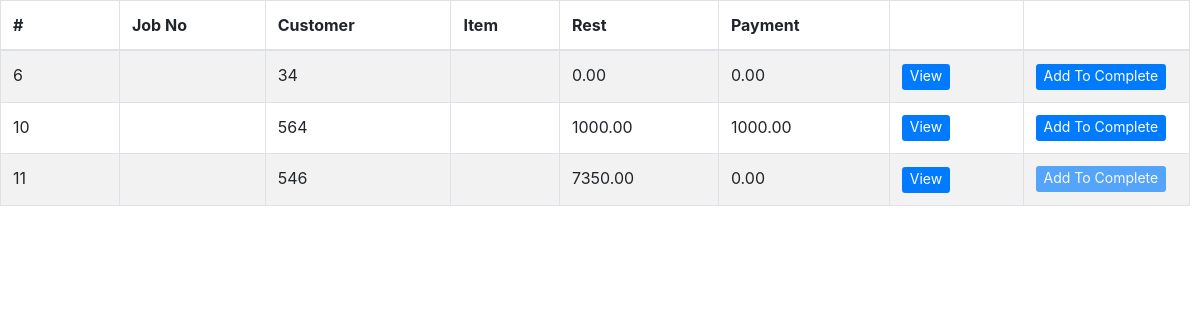
Page /tables/dispatch_table.php (signed in) on the earlier database version.
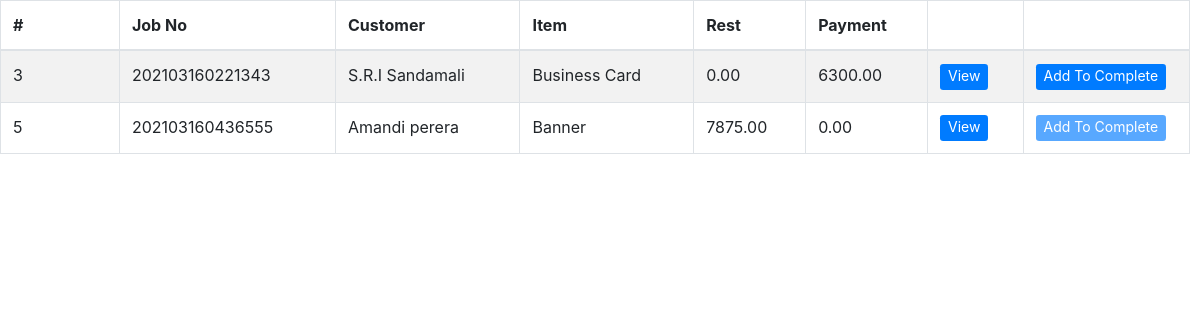
Same page on the later database version.
### tables this page shows
CREATE TABLE `jobs` (
  `id` int(11) NOT NULL,
  `job_no` varchar(100) NOT NULL,
  `customer` varchar(400) NOT NULL,
  `channel` varchar(100) NOT NULL,
  `job_type` varchar(100) NOT NULL,
  `product` varchar(100) NOT NULL,
  `category` varchar(100) NOT NULL,
  `material` varchar(64) NOT NULL,
  `size` varchar(50) NOT NULL,
  `bind` varchar(50) NOT NULL,
  `colour` text NOT NULL,
  `user_description` varchar(250) NOT NULL,
  `date` date NOT NULL,
  `quantity` decimal(10,2) NOT NULL,
  `unit_price` decimal(10,2) NOT NULL,
  `budget` decimal(10,2) NOT NULL,
  `discount` decimal(10,2) NOT NULL DEFAULT '0.00',
  `discounted` decimal(10,2) NOT NULL,
  `ad_pay_amount` decimal(10,2) NOT NULL,
  `rest` decimal(10,2) NOT NULL,
  `admin_description` varchar(250) NOT NULL,
  `state` enum('request','design','production','reject','QA','complete','dispatch') NOT NULL,
  `accepted_by` varchar(100) NOT NULL,
  `designed_by` varchar(150) NOT NULL,
  `production_by` varchar(150) NOT NULL,
  `checked_by` varchar(100) NOT NULL,
  `failed_reason` varchar(255) NOT NULL,
  `cash` decimal(10,2) NOT NULL,
  `change_amt` decimal(10,2) NOT NULL,
  `payment` decimal(10,2) NOT NULL,
  `dispatch_day` varchar(100) NOT NULL,
  `dispatch_year` varchar(10) NOT NULL,
  `dispatch_month` varchar(10) NOT NULL,
  `dispatched_by` varchar(150) NOT NULL
);

### tables/dispatch_table.php (the view, shortened to what this page needs)
<!DOCTYPE html>
<html>
<head>
</head>
<body>
      <?php
       require '../include/config.php';
       $view_status ="dispatch";
      if(isset($_POST["query"]))
      {
         $search =$_POST["query"];
         $query = "SELECT * FROM jobs WHERE state='$view_status' AND id LIKE '%".$search."%' ";
      }
      else
      {
         $query = "SELECT * FROM jobs WHERE state='$view_status'";
      }
      $result = mysqli_query($conn ,$query);
      if(mysqli_num_rows($result)>0)
      {
        ?>
     <div class="tablealign">
     <?php include('../include/head.php'); ?>
      <table id="example" class="table table-striped table-bordered" style="width:100%">
       <thead>
        <tr>
         <th>#</th>
         <th>Job No</th>
         <th>Customer</th>
         <th>Item</th>
         <th>Rest</th>
         <th>Payment</th>
         <th></th>
         <th style="width: 14%;"></th>
        </tr>
       </thead>
       <tbody>
       <?php
       while($row = mysqli_fetch_array($result))
       {
        echo '
        <tr>
         <td style="width: 10%;">'.$row["id"].'</td>
         <td>'.$row["job_no"].'</td>
         <td>'.$row["customer"].'</td>
         <td>'.$row["product"].'</td>
         <td>'.$row["rest"].'</td>
         <td>'.$row["payment"].'</td>
         <td><button type="button" id="'.$row["id"].'" name="'.$row["id"].'" class="btn btn-primary btn-sm view_data" data-toggle="modal" data-target="#myModaldispatch" style="border: 0px; color: #ffffff; font-size: 14px; padding-top: 1px;">View</button></td>';
        if($row["payment"]>=$row["rest"]){
          echo  '<td><button type="button"  onclick="addcomplete('.$row["id"].')" class="btn btn-primary btn-sm" style="border: 0px; color: #ffffff; font-size: 14px; padding-top: 1px;">Add To Complete</button></td>';
        }
        else {
          echo  '<td><button type="button"  onclick="addcomplete('.$row["id"].')" class="btn btn-primary btn-sm tooltip" style="border: 0px; color: #ffffff; font-size: 14px; padding-top: 1px;" disabled>Add To Complete</button></td>';
        }
        echo '</tr>';
       }
       ?>
       </tbody>
      </table>
    </div>
       <?php
      }
      else
      {
       echo 'Data Not Found';
      }
      ?>
  </body>
  </html>

Differences in the rows shown:
no longer on this page (row edited): jobs: id "6", customer "34", rest "0.00", payment "0.00"
no longer on this page (row edited): jobs: id "10", customer "564", rest "1000.00", payment "1000.00"
no longer on this page (row edited): jobs: id "11", customer "546", rest "7350.00", payment "0.00"
added jobs: id "3", job_no "202103160221343", customer "S.R.I Sandamali", product "Business Card", rest "0.00", payment "6300.00"
now on this page (row edited): jobs: id "5", job_no "202103160436555", customer "Amandi perera", product "Banner", rest "7875.00", payment "0.00"
